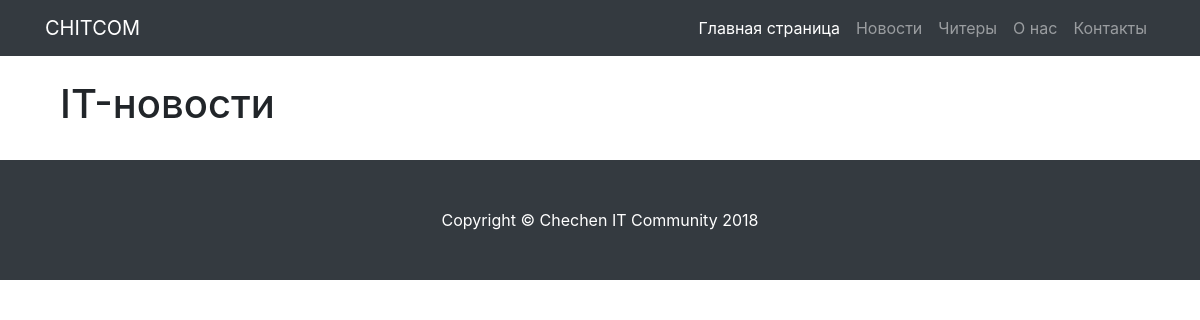
The page /news/ on the database as committed earlier.
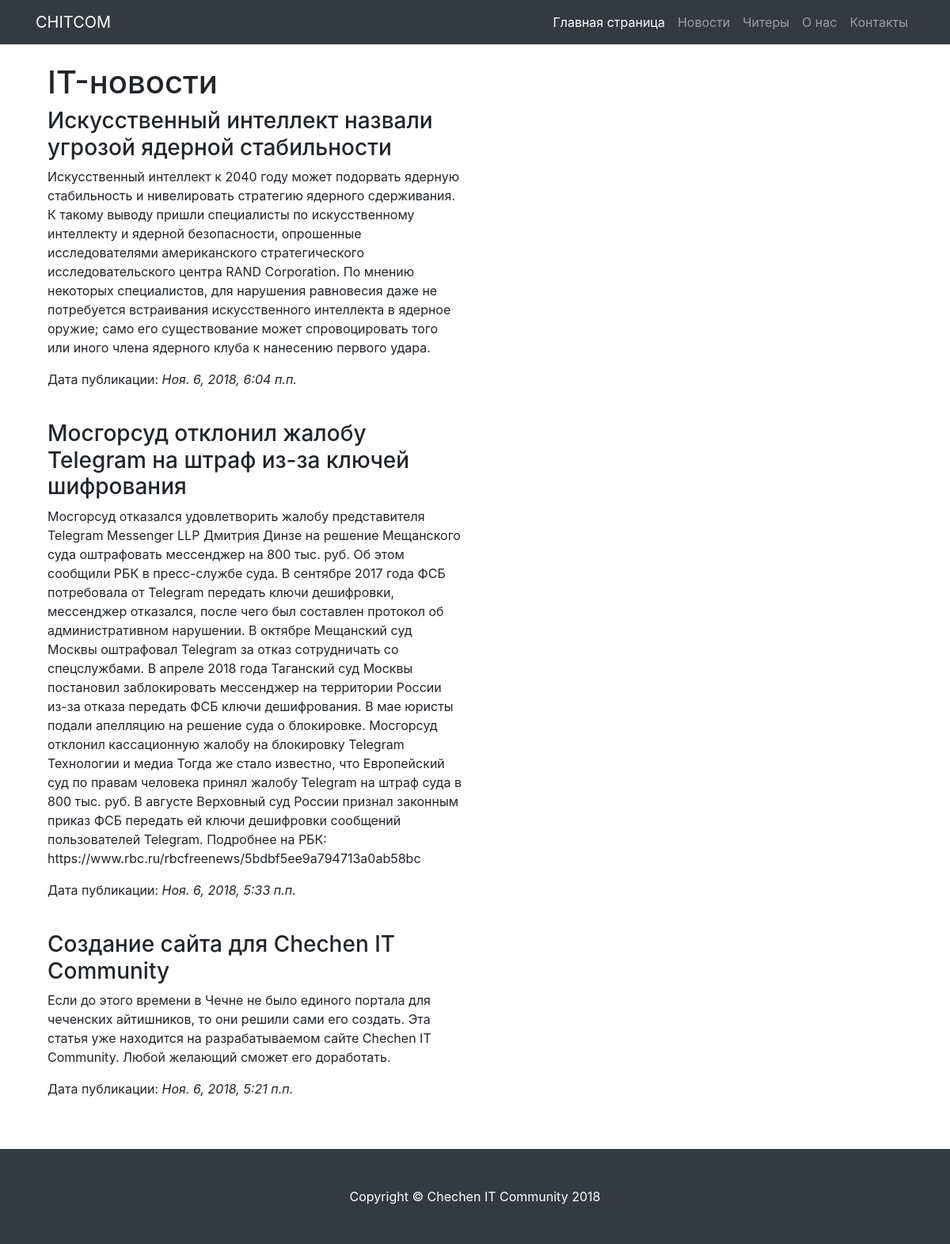
The same page on the database as committed later.
### news/models.py (models this page shows, shortened)
class Post(models.Model):
	title = models.CharField('Заголовок', max_length=200)
	context = models.TextField('Описание')
	datetime = models.DateTimeField('Дата публикации')

### news/views.py (the view)
# urls.py: path('', views.index, name='index'),
def index(request):
	post_list = Post.objects.order_by('-datetime')
	return render(request, 'news/index.html', {'post_list': post_list})

### news/templates/news/index.html
{% extends 'home/base.html' %}
{% block content %}
<div class="col-md-6">
	<h1>IT-новости</h1>
	{% for post in post_list %}
		<h3>{{ post.title }}</h3>
		<p>{{ post.context }}</p>
		<p>Дата публикации: <i>{{ post.datetime }}</i></p>
		<br>
	{% endfor %}
</div>
{% endblock %}

Rows that differ between the two databases and show on the page:
added Post: title "Искусственный интеллект назвали угрозой ядерной стабильности", context "Искусственный интеллект к 2040 году может подорвать ядерную стабильность и нивелировать стратегию ядерного сдерживания. К такому выводу пришли специалисты по искусственному интеллекту и ядерной безопасности, опрошенные исследователями американского стратегического исследовательского центра RAND Corporation. По мнению некоторых специалистов, для нарушения равновесия даже не потребуется встраивания искусственного интеллекта в ядерное оружие; само его существование может спровоцировать того или иного члена ядерного клуба к нанесению первого удара.", datetime "Ноя. 6, 2018, 6:04 п.п."
added Post: title "Мосгорсуд отклонил жалобу Telegram на штраф из-за ключей шифрования", context "Мосгорсуд отказался удовлетворить жалобу представителя Telegram Messenger LLP Дмитрия Динзе на решение Мещанского суда оштрафовать мессенджер на 800 тыс. руб. Об этом сообщили РБК в пресс-службе суда. В сентябре 2017 года ФСБ потребовала от Telegram передать ключи дешифровки, мессенджер отказался, после чего был составлен протокол об административном нарушении. В октябре Мещанский суд Москвы оштрафовал Telegram за отказ сотрудничать со спецслужбами. В апреле 2018 года Таганский суд Москвы постановил заблокировать мессенджер на территории России из-за отказа передать ФСБ ключи дешифрования. В мае юристы подали апелляцию на решение суда о блокировке. Мосгорсуд отклонил кассационную жалобу на…", datetime "Ноя. 6, 2018, 5:33 п.п."
added Post: title "Создание сайта для Chechen IT Community", context "Если до этого времени в Чечне не было единого портала для чеченских айтишников, то они решили сами его создать. Эта статья уже находится на разрабатываемом сайте Chechen IT Community. Любой желающий сможет его доработать.", datetime "Ноя. 6, 2018, 5:21 п.п."
